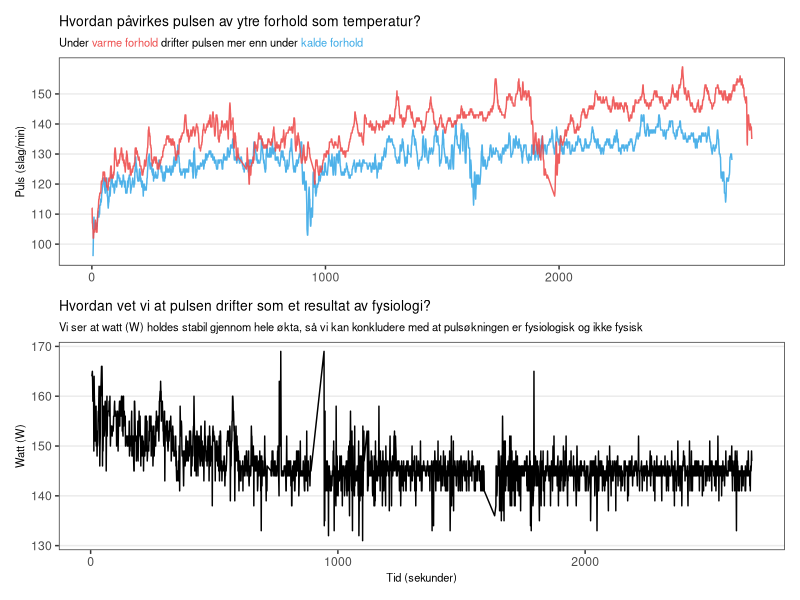
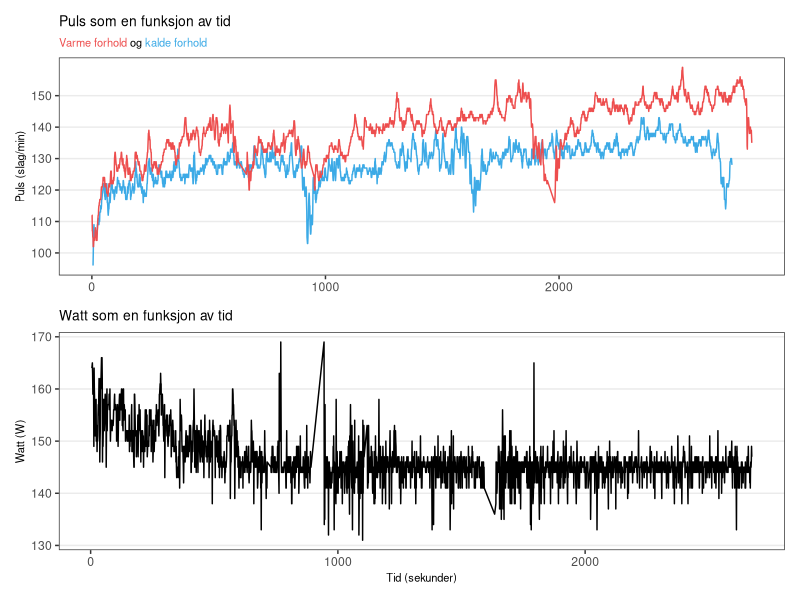
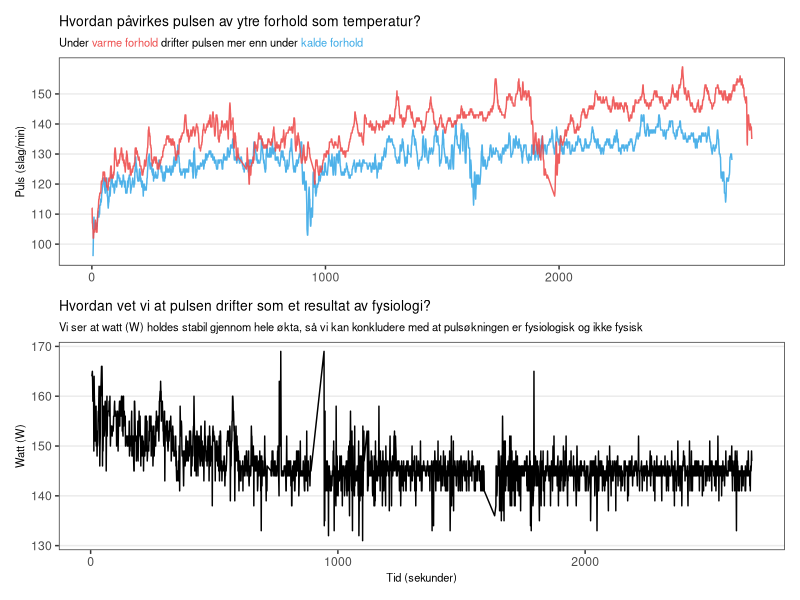
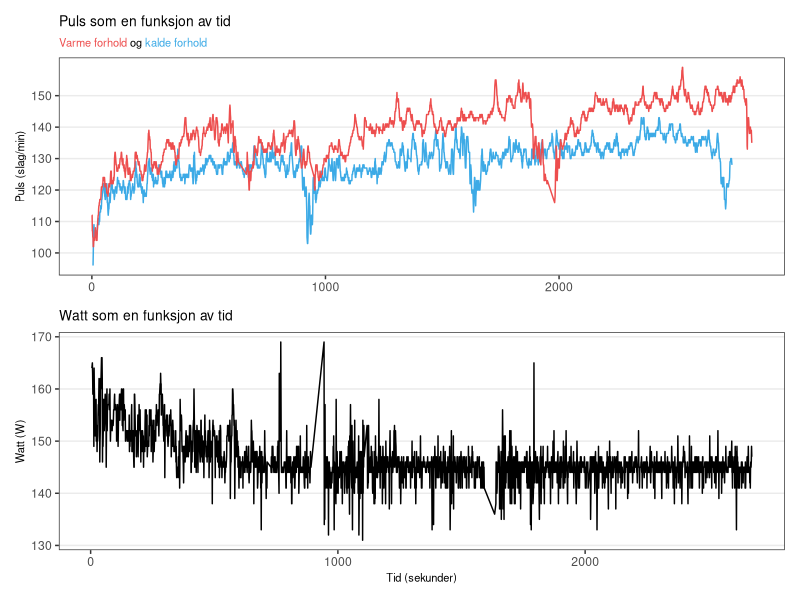

Generate these figures, in order, with R:
## ---- chunk 1

library(tidyverse)
library(ggtext)
library(patchwork)


theme_set(theme_bw())
## ---- chunk 2

setwd("C:/Users/simen/Desktop/hvgs_des_2023/data")

rolig_langkjoring_kald_varm <- read_csv("rolig_langkjoring_kald_varm.csv")
## ---- chunk 3

# Puls som funksjon av tid

p1 <- rolig_langkjoring_kald_varm |> 
  filter(heartrate > 95) |> 
  ggplot(aes(x = time, y = heartrate)) +
  geom_line(aes(color = temperature), show.legend = FALSE, alpha = 0.9) +
  scale_x_continuous(
    name = NULL,
    breaks = seq(0, 3500, 1000)
  ) +
  scale_y_continuous(
    name = "Puls (slag/min)",
    breaks = seq(100, 150, 10)
  ) +
  scale_color_manual(values = c("#3caae6", "#ed4e4e")) +
  labs(
    title = "Hvordan påvirkes pulsen av ytre forhold som temperatur?",
    subtitle = paste(
    "Under", "<span style='color:#ed4e4e'>varme forhold</span>", 
    "drifter pulsen mer enn under", 
    "<span style='color:#3caae6'>kalde forhold</span>"
    )
  ) +
  theme(
    panel.grid.major.x = element_blank(),
    panel.grid.minor.x = element_blank(),
    panel.grid.minor.y = element_blank(),
    plot.title = element_text(size = 10),
    plot.subtitle = element_markdown(size = 8),
    axis.title = element_text(size = 10),
    axis.title.x = element_text(size = 8),
    axis.title.y = element_text(size = 8)
  )

# Watt som funksjon av tid

p2 <- rolig_langkjoring_kald_varm |> 
  filter(temperature == "kald") |> 
  filter(watts > 130 & watts < 170) |> 
  ggplot(aes(x = time, y = watts)) +
  geom_line() +
  theme(panel.grid.major.x = element_blank(),
        panel.grid.minor.x = element_blank(),
        panel.grid.minor.y = element_blank()
  ) +
  scale_x_continuous(name = "Tid (sekunder)") +
  scale_y_continuous(name = "Watt (W)",
                     breaks = seq(130, 180, 10)
                     ) +
  labs(title = "Hvordan vet vi at pulsen drifter som et resultat av fysiologi?",
       subtitle = "Vi ser at watt (W) holdes stabil gjennom hele økta, så vi kan konkludere med at pulsøkningen er fysiologisk og ikke fysisk"
  ) +
  theme(
    plot.title = element_text(size = 10),
    plot.subtitle = element_text(size = 8),
    axis.title.x = element_text(size = 8),
    axis.title.y = element_text(size = 8)
  )

watt_puls_plott_utfyllende <- p1 / p2

watt_puls_plott_utfyllende
## ---- chunk 4

# Lagre plott

setwd("C:/Users/simen/Desktop/hvgs_des_2023/grafer")

ggsave(plot = watt_puls_plott_utfyllende,
       filename = "rolig_langkjoring_utfyllende_plot.jpg",
       dpi = 300,
       height = 4,
       width = 7
)
## ---- chunk 5

# Puls for varm og kald økt som en funksjon av tid

p3 <- rolig_langkjoring_kald_varm %>%
  filter(heartrate > 95) %>%
  ggplot(aes(x = time, y = heartrate)) +
  geom_line(aes(color = temperature), show.legend = FALSE) +
  scale_x_continuous(
    name = NULL,
    breaks = seq(0, 3500, 1000)
  ) +
  scale_y_continuous(
    name = "Puls (slag/min)",
    breaks = seq(100, 150, 10)
  ) +
  scale_color_manual(values = c("#3caae6", "#ed4e4e")) +
  labs(
    title = "Puls som en funksjon av tid",
    subtitle = paste(
      "<span style='color:#ed4e4e'>Varme forhold</span>", 
    "og", 
    "<span style='color:#3caae6'>kalde forhold</span>"
    )
  ) +
  theme(
    panel.grid.major.x = element_blank(),
    panel.grid.minor.x = element_blank(),
    panel.grid.minor.y = element_blank(),
    plot.title = element_text(size = 10),
    plot.subtitle = element_markdown(size = 8),
    axis.title = element_text(size = 10),
    axis.title.x = element_text(size = 8),
    axis.title.y = element_text(size = 8)
  )
  
# Watt som en funksjon av tid

p4 <- rolig_langkjoring_kald_varm |> 
  filter(temperature == "kald") |> 
  filter(watts > 130 & watts < 170) |> 
  ggplot(aes(x = time, y = watts)) +
  geom_line() +
  theme(panel.grid.major.x = element_blank(),
        panel.grid.minor.x = element_blank(),
        panel.grid.minor.y = element_blank()
  ) +
  scale_x_continuous(name = "Tid (sekunder)") +
  scale_y_continuous(name = "Watt (W)",
                     breaks = seq(130, 180, 10)
                     ) +
  labs(title = "Watt som en funksjon av tid") +
  theme(
    plot.title = element_text(size = 10),
    plot.subtitle = element_text(size = 8),
    axis.title.x = element_text(size = 8),
    axis.title.y = element_text(size = 8)
  )

watt_puls_plott_ikke_utfyllende <- p3 / p4

watt_puls_plott_ikke_utfyllende
## ---- chunk 6

setwd("C:/Users/simen/Desktop/hvgs_des_2023/grafer")

ggsave(plot = watt_puls_plott_ikke_utfyllende,
       filename = "rolig_langkjoring_ikke_utfyllende.jpg",
       dpi = 300,
       height = 4,
       width = 7)
